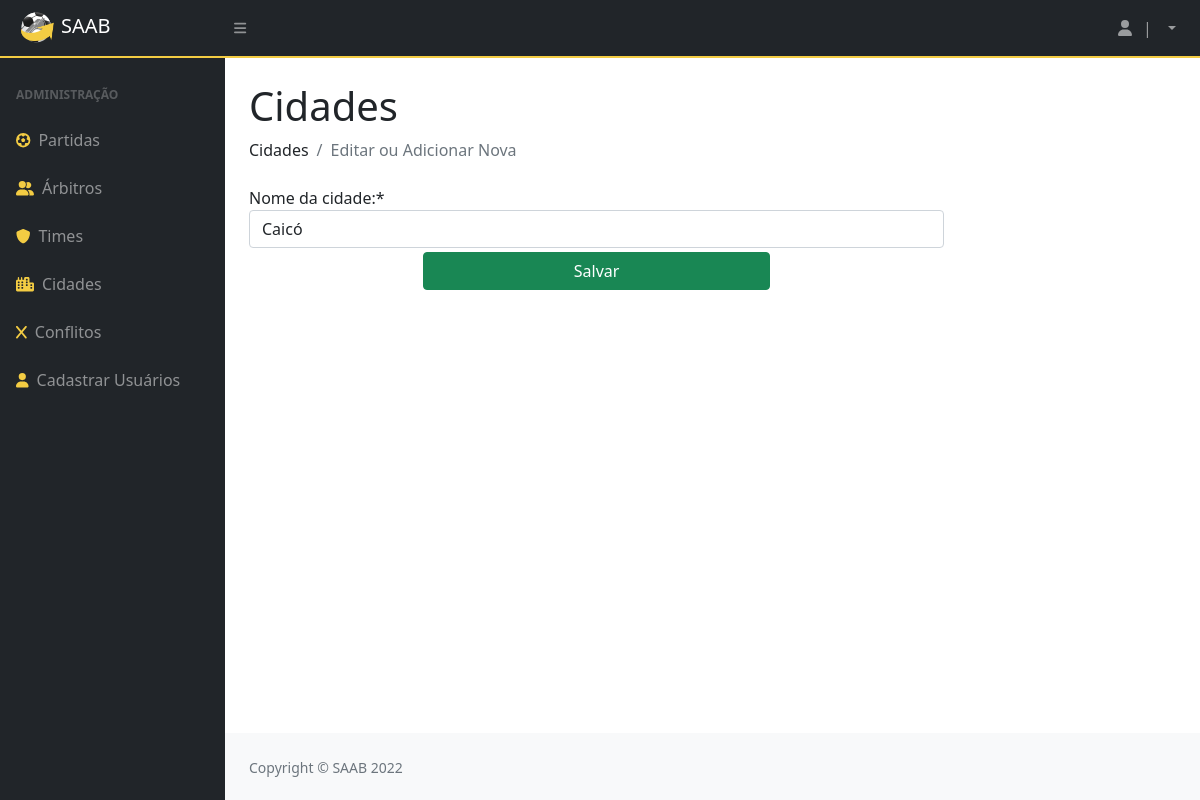
/updateCidade/1, run on an earlier commit of the app's database.
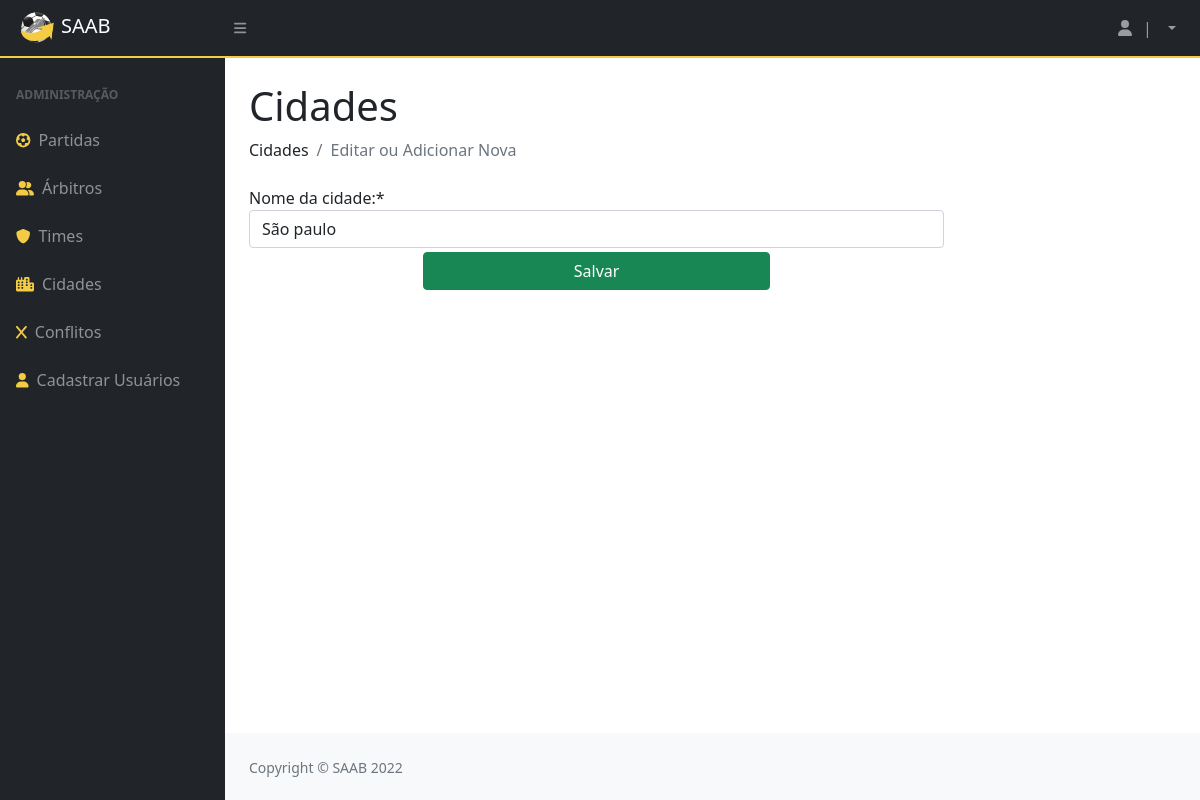
And on a later commit of the database.
### privado/models.py (models this page shows, shortened)
class Cidade(models.Model):
    codigo = models.AutoField(primary_key=True)
    nome = models.CharField(max_length=100)

### privado/views.py (the view)
# urls.py: path('updateCidade/<int:id>', updateCidade, name="url_updateCidade"),
@has_permission_decorator('mexer_no_sistema')
def updateCidade(request, id):
    cida = Cidade.objects.get(pk=id)
    formCidade = CidadeForm(request.POST or None, instance=cida)
    if formCidade.is_valid() :
        formCidade.save()
        return redirect("/cidades")
    pacote = {"formCidade": formCidade}
    return render(request, "SAAB/formCidade.html", pacote)

### privado/forms.py
class CidadeForm(ModelForm):
    class Meta:
        model = Cidade
        fields = ["nome"]
        labels = {
            "nome": "Nome da cidade:",
        }

### privado/templates/SAAB/formCidade.html (shortened to what this page needs)
{% extends 'SAAB/layout.html' %}
{% block conteudo %}
{% load static %}
{% load crispy_forms_tags %}
<!DOCTYPE html>
<html>
<head>
</head>
<body>
    <h1 class="mt-4">Cidades</h1>
    <ol class="breadcrumb mb-4">
        <li class="breadcrumb-item">Cidades</li>
        <li class="breadcrumb-item active">Editar ou Adicionar Nova</li>
    </ol>
    <form method="post" class="w-75">
        {{ formCidade|crispy }}
        <div class="w-100 text-center">
            <button type="submit" class="w-50 mt-1 btn btn-success">Salvar</button>
        </div>
    </form>
</body>
</html>
{% endblock %}

What changed in the data, as far as the page shows it:
changed Cidade: nome "Caicó" → "São paulo"
